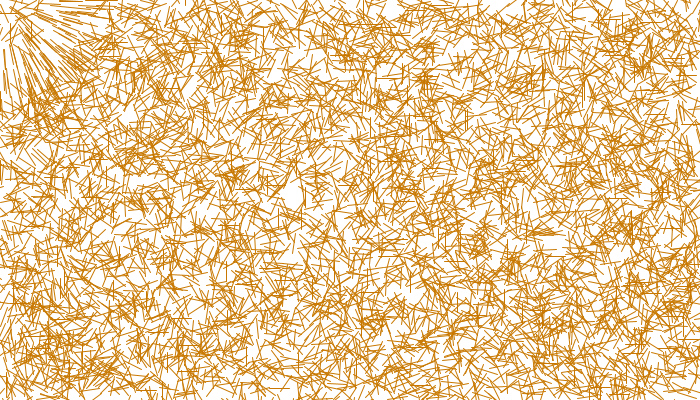
Frame 1 (no input)
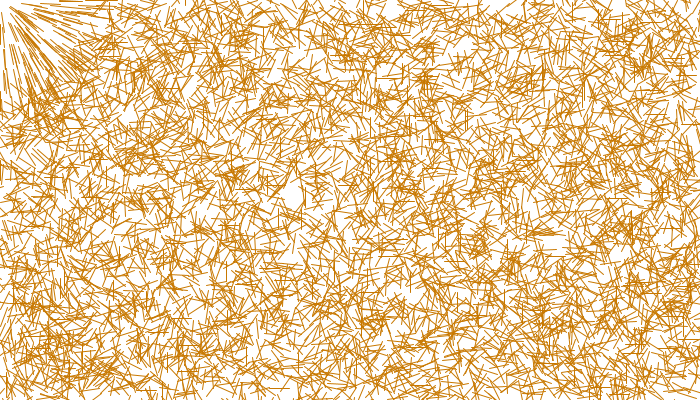
Frame 60 (the mouse pressed at the canvas centre just before this capture)
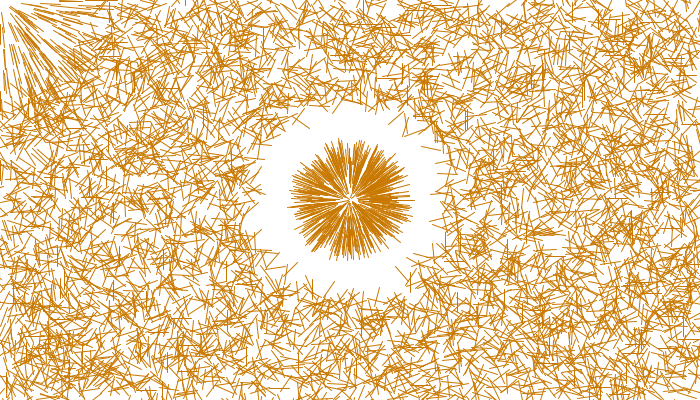
Frame 120 (the mouse held since frame 60 and released just before this capture)

The Processing sketch that drew these frames (run headless with seeded random() and noise(); from frame 60 on, the mouse is pressed at the canvas centre):

// Processing sketch: processing_37576
// ── processing_37576.pde

int lineLength=20;
float[] x = new float[6000];
float[] y = new float[6000];
float[] angle = new float[6000];
int i=0;

float[] xP = new float[6000];
float[] yP= new float[6000];

void setup() {

  size(700, 400);
  background(255);
  smooth();
  stroke(200,120,0);

  for (int i=0; i<6000; i++) {
    x[i] = random(0, 700);
    y[i] = random (0, 400);
    angle[i] = random(2*PI);
    line(x[i], y[i], x[i]+lineLength, y[i]+lineLength);
    rotate(radians(5));
    
    xP[i]=0;
    yP[i]=0;
  }
}

void draw() {
  background(255);
  for (int i=0; i<6000; i++) {
    if (dist(mouseX, mouseY, x[i], y[i])<100&&dist(mouseX, mouseY, x[i], y[i])>random(0,60)) {
      angle[i]= atan2(y[i]-mouseY, x[i]-mouseX);
      if (mousePressed) {
        xP[i] += cos(angle[i]+PI)*1;
        yP[i]+= sin(angle[i]+PI)*1;
        x[i]+=cos(angle[i]+PI)*1;
        y[i]+=sin(angle[i]+PI)*1;
      } else {
        x[i] -= xP[i]/10;
        xP[i] -= xP[i]/10;
        y[i] -= yP[i]/10;
        yP[i] -= yP[i]/10;
      }
    }

    line(x[i], y[i], x[i]+cos(angle[i])*lineLength, y[i]+sin(angle[i])*lineLength);
  }
}
